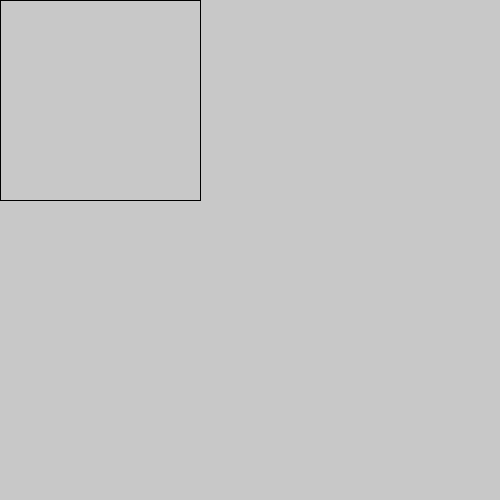
Frame 1 (no input)
Frame 60 (the mouse pressed at the canvas centre just before this capture): identical to frame 1, image omitted
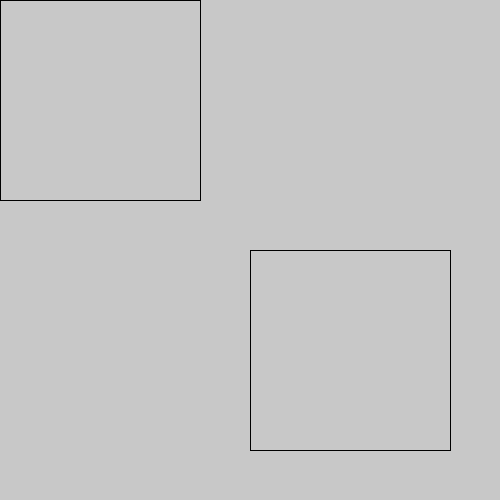
Frame 120 (the mouse held since frame 60 and released just before this capture)

The Processing sketch that drew these frames (run headless with seeded random() and noise(); from frame 60 on, the mouse is pressed at the canvas centre):

// Processing sketch: sketch_moving_rect_opdracht
// ── sketch_moving_rect_opdracht.pde
void setup(){
 size(500,500);
 background(200);
 fill(200,200,200);
}

void draw(){
 rect(mouseX, mouseY,200,200); 
}
